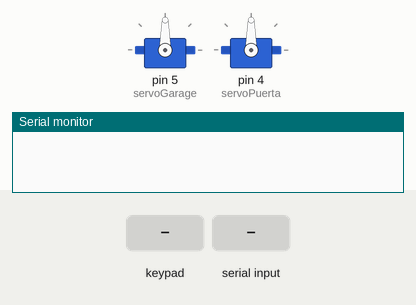
This sketch was run on a simulated Arduino Uno, built with avr-gcc and run on an emulated ATmega328P. Parts: 2 × servo, the last lines printed to the serial monitor. Inputs (shaded band) come from the test bench.

Above: at 1.2 s.
1.3 s: keypad keys 1 2 3 4 5 pressed 0.4 s apart
At 3.9 s:
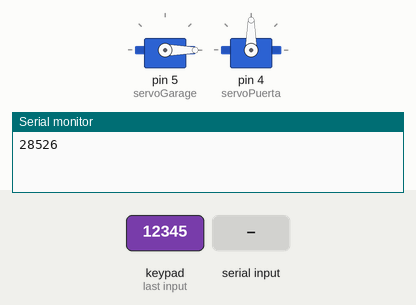
4.8 s: "servoPuertaOff\n" received over Serial
At 5.6 s:
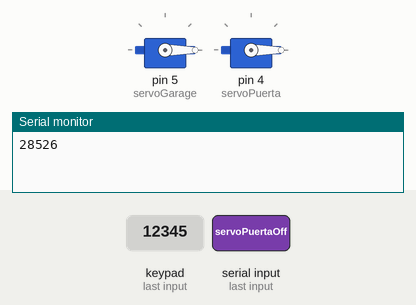
6.3 s: "servoGarageOff\n" received over Serial
At 6.8 s:
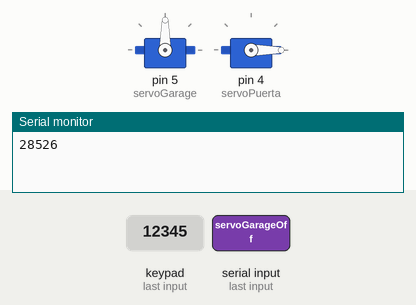
7.8 s: "servoPuertaOn\n" received over Serial
At 9.1 s:
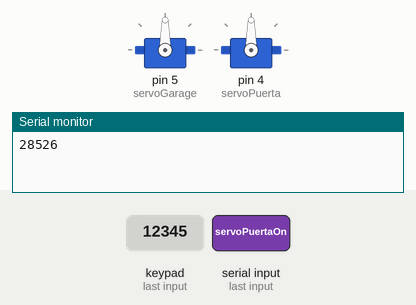
Timing chart, 0 to 10.3 s (numbered marks = the images above; inputs shaded):
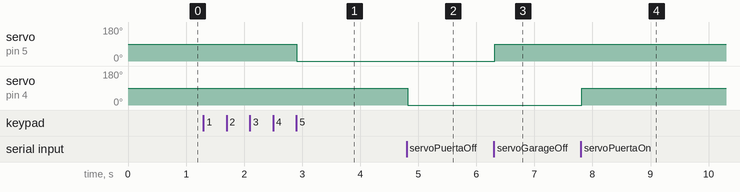

Measured:
- after the input at 1.3 s, servo on pin 5 (servoGarage): 90° → 0° after 1.6 s
- after the input at 4.8 s, servo on pin 4 (servoPuerta): 90° → 0° at once
- after the input at 6.3 s, servo on pin 5 (servoGarage): 0° → 90° at once
- after the input at 7.8 s, servo on pin 4 (servoPuerta): 0° → 90° at once

The sketch:

servomotorsAndKeypad.ino
```cpp
#include <Keypad.h>
#include <Servo.h>

// Serial data
String mensaje = "";

// servomotor
Servo servoGarage; // obejto servomotor
Servo servoPuerta;
int estadoGarage = 0; // estado del servomotor del garage
int estadoPuerta = 0;
int position = 0; // posicion del servomotor

// teclado matricial
const byte rowsCount = 4;   // no. de filas
const byte columsCount = 4; // no de columnas

String key = ""; // variable para la contraseña

// declaración del contenido de cada tecla
char keys[rowsCount][columsCount] = {
    {'1', '2', '3', 'A'},
    {'4', '5', '6', 'B'},
    {'7', '8', '9', 'C'},
    {'#', '0', '*', 'D'}};

const byte rowPins[rowsCount] = {11, 10, 9, 8};    // pines de las filas
const byte columnPins[columsCount] = {7, 6, 5, 4}; // pines de las columnas

// creacion del objeto teclado
Keypad keypad = Keypad(makeKeymap(keys), rowPins, columnPins, rowsCount, columsCount);

void setup()
{
  Serial.begin(9600);
  servoGarage.attach(5);
  servoGarage.write(90);

  servoPuerta.attach(4);
  servoPuerta.write(90);
}

void loop()
{

  if (Serial.available() > 0)
  {
    mensaje = Serial.readStringUntil('\n');
    //Serial.println(mensaje);

    // ==== servo garage ====
    if (mensaje == "servoGarageOn")
    {
    }
    else if (mensaje == "servoGarageOff")
    {
      servoGarage.write(90);
    }

    // ==== servo puerta ====
    if (mensaje == "servoPuertaOn")
    {
      servoPuerta.write(90);
    }
    else if (mensaje == "servoPuertaOff")
    {
      servoPuerta.write(0);
    }
  }

  char cons = keypad.getKey(); // se obtine la tecla pulsada
  key += String(cons); // se concatena el contenido de las teclas pulsadas

  if (key.length() == 5)
  { // se verifica la extensión de la variable 'key'

    if (key == "12345")
    { // se verifica si la variable 'key' contiene '12345'
      estadoPuerta = 1;
      if (estadoPuerta == 1)
      { // se verifica que el estado del servo sea 1 (abierto)

        servoGarage.write(0); // se cierra el servo
        estadoPuerta = 0;     // se cambia el estado a 0 (cerrado)
        key = "";

        Serial.print('on');
      }
      else if (estadoPuerta == 0)
      { // se verifica que el estado del servo sea 0 (cerrado)

        servoGarage.write(90);     // se abre el servo
        estadoPuerta = 1; // se cambia el estado a 1 (abierto)
        key = "";                  // se vacia key

        Serial.print('off');
      }
    }
  }
}

/*void openGarageMAnually()
{
  char cons = keypad.getKey(); // se obtine la tecla pulsada

  key += String(cons); // se concatena el contenido de las teclas pulsadas

  if (key.length() == 5)
  { // se verifica la extensión de la variable 'key'

    if (key == "12345")
    { // se verifica si la variable 'key' contiene '12345'
      estadoPuerta = 1;
      if (estadoPuerta == 1)
      { // se verifica que el estado del servo sea 1 (abierto)

        servoGarage.write(0); // se cierra el servo
        estadoPuerta = 0;     // se cambia el estado a 0 (cerrado)
        key = "";

        Serial.print('on');
      }
      else if (estadoPuerta == 0)
      { // se verifica que el estado del servo sea 0 (cerrado)

        servoGarage.write(90);     // se abre el servo
        estadoPuerta = 1; // se cambia el estado a 1 (abierto)
        key = "";                  // se vacia key

        Serial.print('off');
      }
    }
    else
    {

    }
  }
}*/
```
